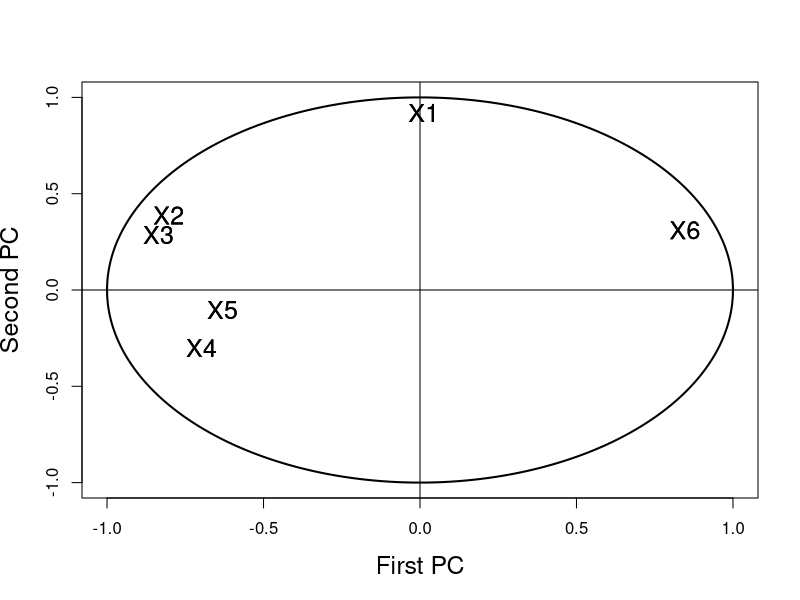

Generate this figure with R:
require(mclust)
data(banknote, package = "mclust") # load the data
mydata = banknote[,-1] # remove the last column indicating genuine/not genuine
fit = princomp(mydata, cor = TRUE) # fit normalized PCA model

dev.new()
ucircle=cbind(cos((0:360)/180*pi),sin((0:360)/180*pi))

plot(ucircle,type="l",lty="solid",xlab="First PC",ylab="Second PC",cex.lab=1.5,cex.axis=1,cex.main=1,lwd=2)
abline(h=0.0,v=0.0)
label=c("X1","X2","X3","X4","X5","X6")
text(cor(mydata,fit$scores),label,cex=1.5)
text(cor(mydata,fit$scores),label,cex=1.5)
